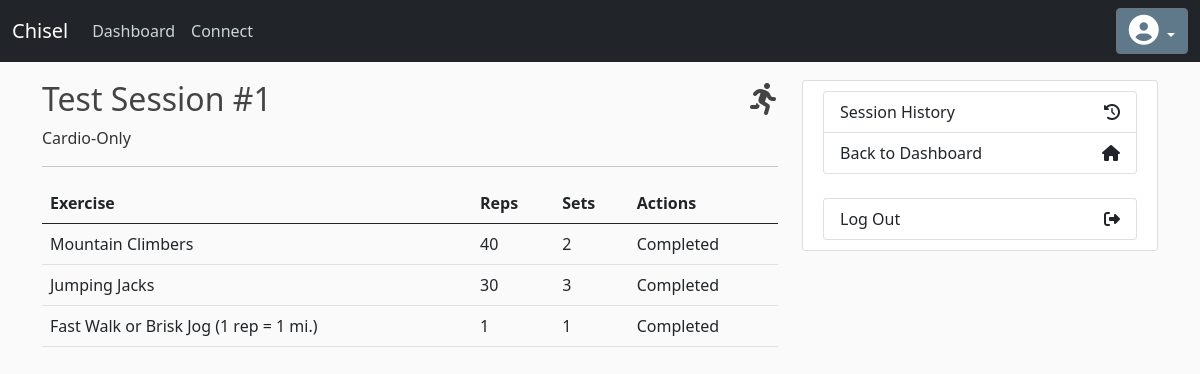
Page /session-list/view/1 on the earlier database version.
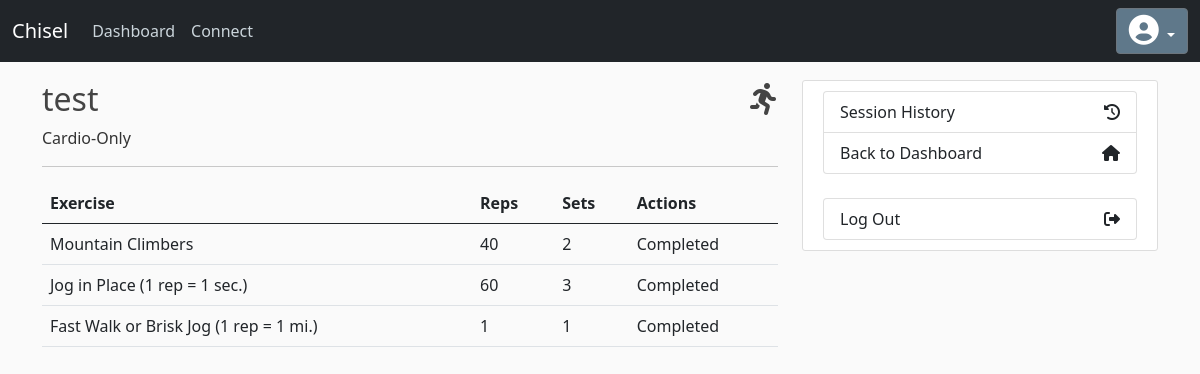
Same page on the later database version.
### chisel/models/Workout.py (models this page shows)
class WorkoutSession(db.Model):
    id = db.Column( db.Integer, primary_key = True )
    name = db.Column( db.String( 128 ), nullable = False )
    desc = db.Column( db.Text, nullable = True )
    date = db.Column( db.DateTime )
    type = db.Column( db.Integer )
    completed = db.Column( db.Boolean, default = False )
    user_id = db.Column( db.Integer, db.ForeignKey( 'customer.id' ), nullable = False )
    exercises = db.relationship( 'Exercise', backref='workout_session' )

class Exercise(db.Model):
    id = db.Column( db.Integer, primary_key = True )
    name = db.Column( db.String( 128 ), nullable = False )
    reps = db.Column( db.Text, nullable = True )
    sets = db.Column( db.Integer, nullable = False )
    session_id = db.Column( db.Integer, db.ForeignKey( 'workout_session.id' ), nullable = False )
    status = db.Column( db.Integer )

### chisel/routes.py (the view)
@app.route( '/session-list/view/' )
@app.route( '/session-list/view/<session_id>' )
def view_session( session_id = None ):
    if not session_id:
        flash( "This session ID doesn't exist." )
        return redirect( url_for( 'session_list' ) )
    this_session = WorkoutSession.query.filter_by( id = session_id ).one()
    exercises = this_session.exercises
    return render_template( 'session_view.html', ses = this_session, session_type = session_types[ this_session.type ], ex_list = exercises )

### chisel/templates/session_view.html (shortened to what this page needs)
{% extends "base.html" %}
{% block content %}
<h2>
  <div class="d-flex justify-content-between">
    <div>
      {{ ses.name }}
    </div>
    <div>
        {% if ses.type == 1 or ses.type == 5 %}
        <i class="fas fa-running"></i>
        {% else %}
        <i class="fas fa-dumbbell"></i>
        {% endif %}
    </div>
  </div>
</h2>
<p>{{ session_type }}</p>
<hr>
<table class="table">
  <thead>
    <tr>
      <th scope="col">Exercise</th>
      <th scope="col">Reps</th>
      <th scope="col">Sets</th>
      <th scope="col">Actions</th>
    </tr>
  </thead>
  <tbody>
    {% for ex in ex_list %}
    <tr>
      <td>{{ ex.name }}</td>
      <td>{{ ex.reps }}</td>
      <td>{{ ex.sets }}</td>
      {% if ex.status == 3 %}
      <td>Completed</td>
      {% endif %}
    </tr>
    {% endfor %}
  </tbody>
</table>
{% endblock %}
{% block sidebar %}
<div class="content-section">
  <div class="list-group">
    {% if not ses.completed %}
    <a href="{{ url_for( 'session_list' ) }}" class="list-group-item list-group-item-action connect-option">
      Session List
      <i class="fa fa-list-alt"></i>
    </a>
    {% else %}
    <a href="{{ url_for( 'session_history' ) }}" class="list-group-item list-group-item-action connect-option">
      Session History
      <i class="fa fa-history"></i>
    </a>
    {% endif %}
    <a href="{{ url_for( 'dashboard' ) }}" class="list-group-item list-group-item-action connect-option">
      Back to Dashboard
      <i class="fa fa-home" aria-hidden="true"></i>
    </a>
  </div>
  <br/>
  <div class="list-group">
    <a href="#" class="list-group-item list-group-item-action connect-option">
      Log Out
      <i class="fa fa-sign-out"></i>
    </a>
  </div>
</div>
{% endblock %}

### chisel/templates/base.html (shortened to what this page needs)
<!DOCTYPE html>
<html>
<head>
    <link href="https://cdn.jsdelivr.net/npm/bootstrap@5.0.2/dist/css/bootstrap.min.css" rel="stylesheet">
    {% if current_user.dark_mode %}
		<link rel="stylesheet" type="text/css" href="{{ url_for('static', filename='dashboard_dark.css') }}">
	{% else %}
		<link rel="stylesheet" type="text/css" href="{{ url_for('static', filename='dashboard.css') }}">
	{% endif %}
</head>
<body>
    <header class="site-header">
      <nav class="navbar navbar-expand-md navbar-dark bg-dark fixed-top">
        <div class="container-fluid">
          <a class="navbar-brand" href="#">Chisel</a>
          <div class="collapse navbar-collapse" id="navbarSupportedContent">
            <ul class="navbar-nav me-auto mb-2 mb-lg-0">
              <li class="nav-item">
                <a class="nav-link" href="{{ url_for('dashboard') }}">Dashboard</a>
              </li>
              <li class="nav-item">
                <a class="nav-link" href="{{ url_for('connect') }}">Connect</a>
              </li>
            </ul>
            <div class="btn-group">
                <button type="button" class="btn btn-secondary dropdown-toggle bg-steel" data-bs-toggle="dropdown" aria-expanded="false">
                    <i class='fa fa-user-circle' style='font-size:30px'></i>
                </button>
            </div>
          </div>
          </div>
      </nav>
    </header>
    <main role="main" class="container" id="main-content">
      <div class="row">
        <div class="col-md-8">
          {% block content %}{% endblock %}
        </div>
        <div class="col-md-4">
          {% block sidebar %}{% endblock %}
        </div>
      </div>
    </main>
</body>
</html>

### chisel/static/dashboard.css (style rules this page uses)
body { background: #fafafa; color: #333333; margin-top: 5rem; }
h1, h2, h3, h4, h5, h6 { color: #444444; }
.connect-option { display: flex; justify-content: space-between; align-items: center; }
.bg-steel { background-color: #5f788a; }
#main-content { margin-top: 5%; }
.site-header .navbar-nav .nav-link { color: #cbd5db; }
.content-section { background: #ffffff; padding: 10px 20px; border: 1px solid #dddddd; border-radius: 3px; margin-bottom: 20px; }

Differences in the rows shown:
changed WorkoutSession: name "Test Session #1" → "test"
changed Exercise: name "Jumping Jacks" → "Jog in Place (1 rep = 1 sec.)"; reps "30" → "60"
